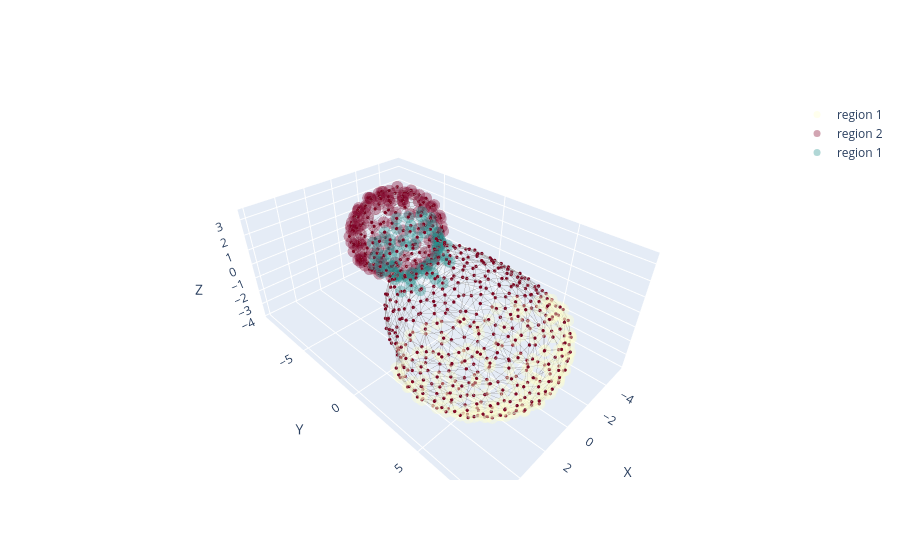

Write notebook code for a chart like this one.
### Code cell
fig = plot_organoid_graph(proj_points, G, HKS[:,0], node_size=2)
add_region_overlays(fig, proj_points, crypts, colorscale='YlOrRd')
# add_region_overlays(fig, proj_points, villus, colorscale='viridis')
add_region_overlays(fig, proj_points, necks, colorscale='viridis')


fig.show()
